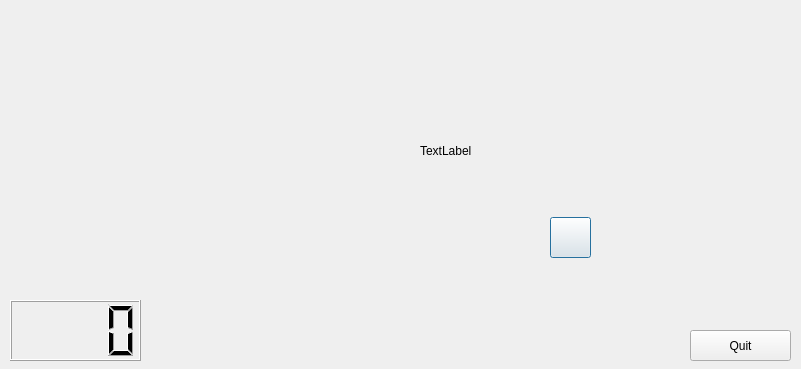
<?xml version="1.0" encoding="UTF-8"?>
<ui version="4.0">
 <class>Gui</class>
 <widget class="QDialog" name="Gui">
  <property name="geometry">
   <rect>
    <x>0</x>
    <y>0</y>
    <width>801</width>
    <height>369</height>
   </rect>
  </property>
  <property name="sizePolicy">
   <sizepolicy hsizetype="Fixed" vsizetype="Fixed">
    <horstretch>0</horstretch>
    <verstretch>0</verstretch>
   </sizepolicy>
  </property>
  <property name="windowTitle">
   <string>&quot;Fly 'n' Shoot&quot; game on EK-LM3S811</string>
  </property>
  <property name="windowIcon">
   <iconset>
    <normaloff>res/qp.ico</normaloff>res/qp.ico</iconset>
  </property>
  <widget class="QLabel" name="m_background">
   <property name="geometry">
    <rect>
     <x>0</x>
     <y>10</y>
     <width>791</width>
     <height>291</height>
    </rect>
   </property>
   <property name="text">
    <string/>
   </property>
   <property name="pixmap">
    <pixmap resource="gui.qrc">:/res/EK-LM3S811.png</pixmap>
   </property>
  </widget>
  <widget class="QPushButton" name="m_button">
   <property name="geometry">
    <rect>
     <x>550</x>
     <y>217</y>
     <width>41</width>
     <height>41</height>
    </rect>
   </property>
   <property name="cursor">
    <cursorShape>PointingHandCursor</cursorShape>
   </property>
   <property name="autoFillBackground">
    <bool>false</bool>
   </property>
   <property name="text">
    <string/>
   </property>
   <property name="icon">
    <iconset resource="gui.qrc">
     <normaloff>:/res/EK-BTN_UP.png</normaloff>:/res/EK-BTN_UP.png</iconset>
   </property>
   <property name="iconSize">
    <size>
     <width>43</width>
     <height>45</height>
    </size>
   </property>
  </widget>
  <widget class="QPushButton" name="m_quit">
   <property name="geometry">
    <rect>
     <x>690</x>
     <y>330</y>
     <width>101</width>
     <height>31</height>
    </rect>
   </property>
   <property name="text">
    <string>Quit</string>
   </property>
  </widget>
  <widget class="QLCDNumber" name="m_score">
   <property name="geometry">
    <rect>
     <x>10</x>
     <y>300</y>
     <width>131</width>
     <height>61</height>
    </rect>
   </property>
   <property name="numDigits">
    <number>4</number>
   </property>
  </widget>
  <widget class="PixelLabel" name="m_display">
   <property name="geometry">
    <rect>
     <x>420</x>
     <y>135</y>
     <width>192</width>
     <height>32</height>
    </rect>
   </property>
   <property name="text">
    <string>TextLabel</string>
   </property>
  </widget>
  <widget class="QLabel" name="m_LED">
   <property name="geometry">
    <rect>
     <x>611</x>
     <y>55</y>
     <width>29</width>
     <height>30</height>
    </rect>
   </property>
   <property name="text">
    <string/>
   </property>
   <property name="pixmap">
    <pixmap>res/LED_OFF.png</pixmap>
   </property>
  </widget>
 </widget>
 <customwidgets>
  <customwidget>
   <class>PixelLabel</class>
   <extends>QLabel</extends>
   <header>pixellabel.h</header>
  </customwidget>
 </customwidgets>
 <tabstops>
  <tabstop>m_button</tabstop>
  <tabstop>m_quit</tabstop>
 </tabstops>
 <resources>
  <include location="gui.qrc"/>
 </resources>
 <connections>
  <connection>
   <sender>m_quit</sender>
   <signal>clicked()</signal>
   <receiver>Gui</receiver>
   <slot>onQuit()</slot>
   <hints>
    <hint type="sourcelabel">
     <x>725</x>
     <y>341</y>
    </hint>
    <hint type="destinationlabel">
     <x>571</x>
     <y>315</y>
    </hint>
   </hints>
  </connection>
  <connection>
   <sender>m_button</sender>
   <signal>pressed()</signal>
   <receiver>Gui</receiver>
   <slot>onBtnPressed()</slot>
   <hints>
    <hint type="sourcelabel">
     <x>569</x>
     <y>236</y>
    </hint>
    <hint type="destinationlabel">
     <x>447</x>
     <y>318</y>
    </hint>
   </hints>
  </connection>
  <connection>
   <sender>m_button</sender>
   <signal>released()</signal>
   <receiver>Gui</receiver>
   <slot>onBtnReleased()</slot>
   <hints>
    <hint type="sourcelabel">
     <x>585</x>
     <y>248</y>
    </hint>
    <hint type="destinationlabel">
     <x>343</x>
     <y>335</y>
    </hint>
   </hints>
  </connection>
  <connection>
   <sender>Gui</sender>
   <signal>finished(int)</signal>
   <receiver>Gui</receiver>
   <slot>onQuit()</slot>
   <hints>
    <hint type="sourcelabel">
     <x>196</x>
     <y>356</y>
    </hint>
    <hint type="destinationlabel">
     <x>193</x>
     <y>324</y>
    </hint>
   </hints>
  </connection>
 </connections>
 <slots>
  <slot>onBtnPressed()</slot>
  <slot>onBtnReleased()</slot>
  <slot>onQuit()</slot>
 </slots>
</ui>
